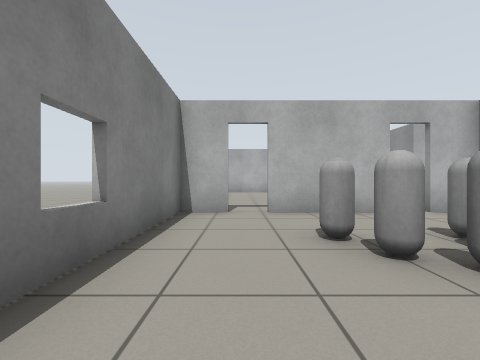
View 1 (above)

24 first-person views from a walk through a world built for the Gazebo simulator. The camera is 0.72 m above the floor, looks level and sees 90° across. The floor is counted in squares, 1 m on a side. Each view is taken from the middle of a square. On the plan, view 1 faces up. The plan holds only what a view shows up to about 9 squares ahead; the rest is blank.

View 2
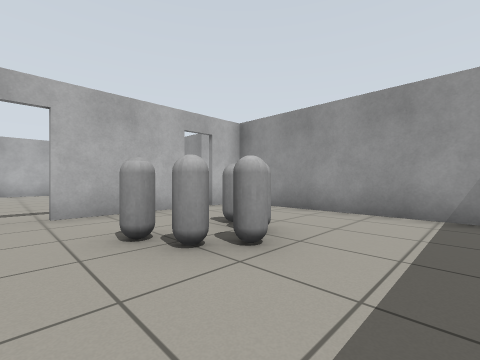

View 3
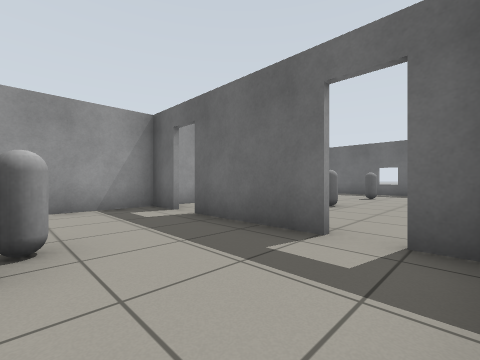

View 4
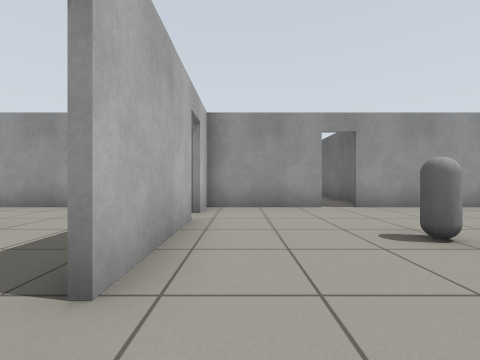

View 5
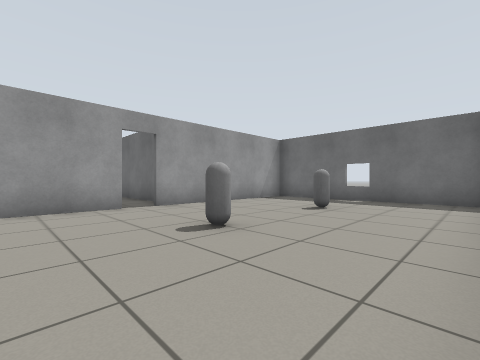

View 6
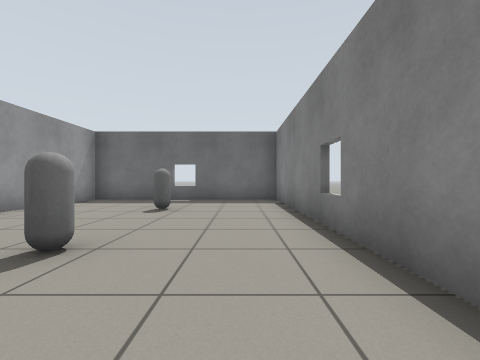

View 7
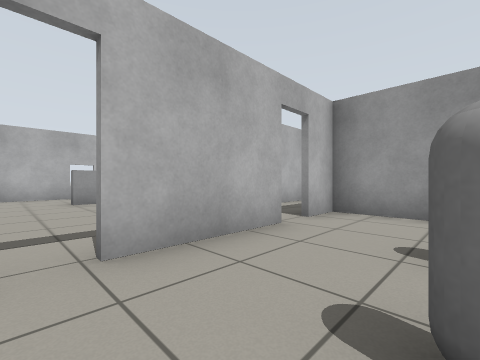

View 8
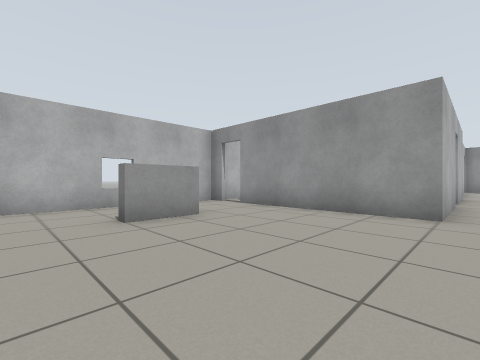

View 9
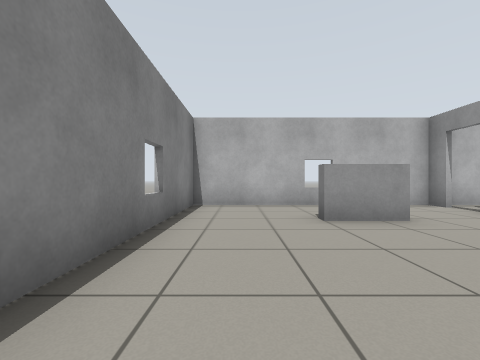

View 10
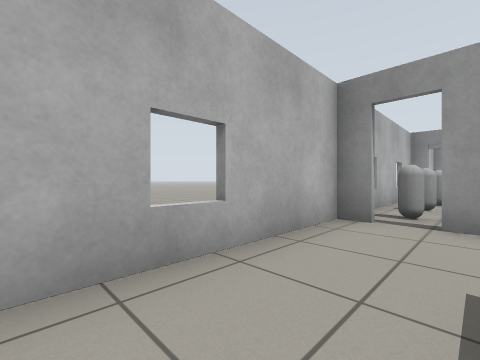

View 11
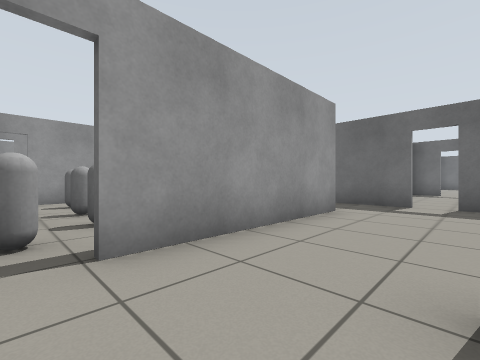

View 12
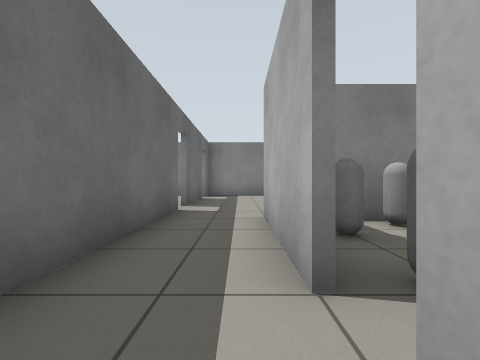

View 13
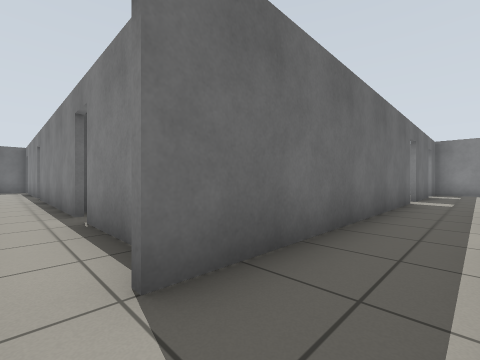

View 14
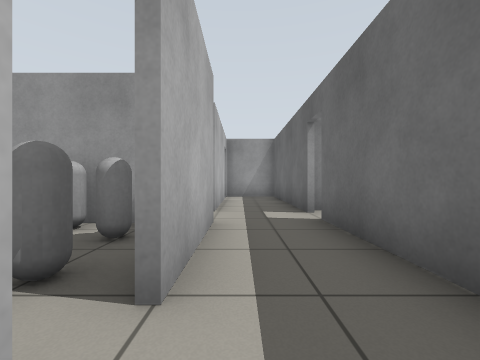

View 15
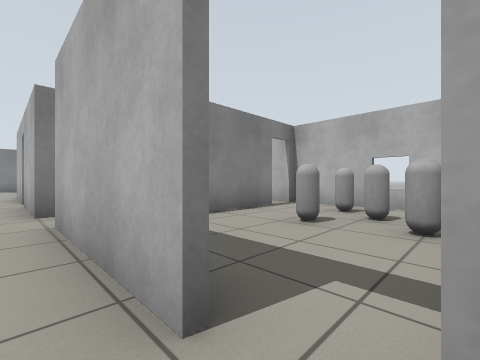

View 16
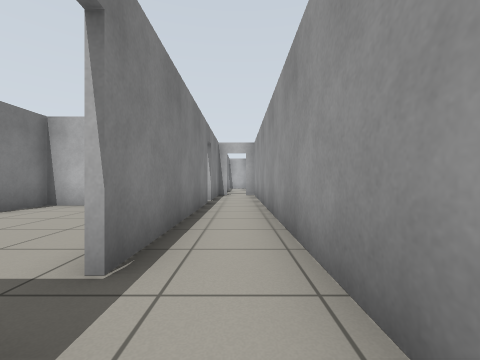

View 17
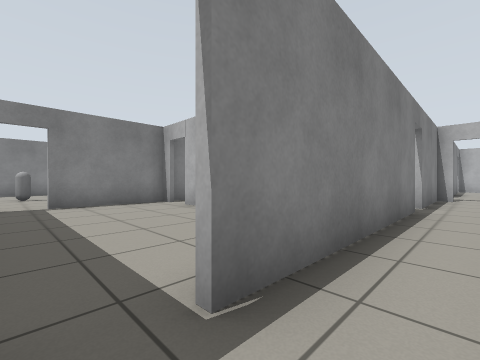

View 18
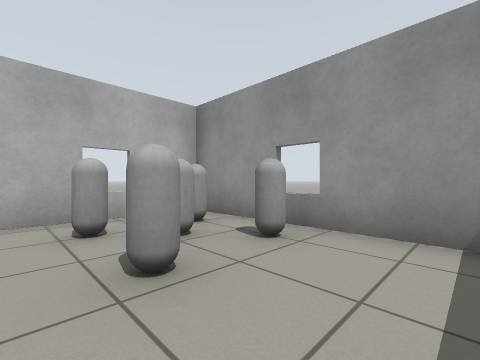

View 19
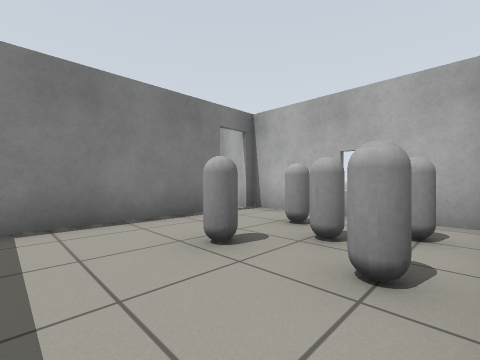

View 20
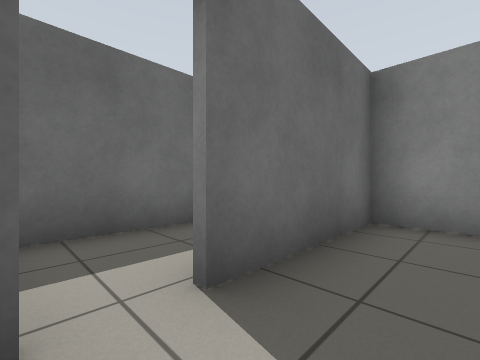

View 21
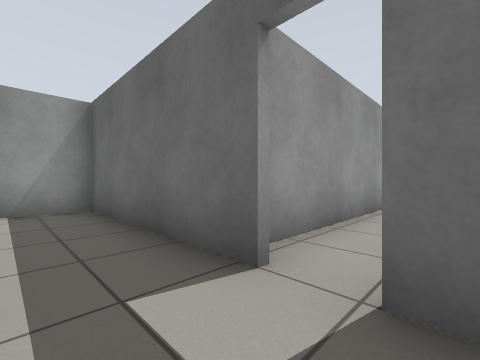

View 22
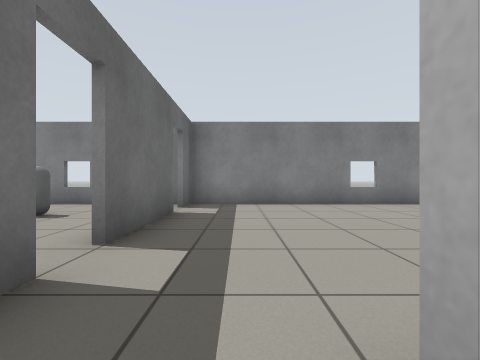

View 23
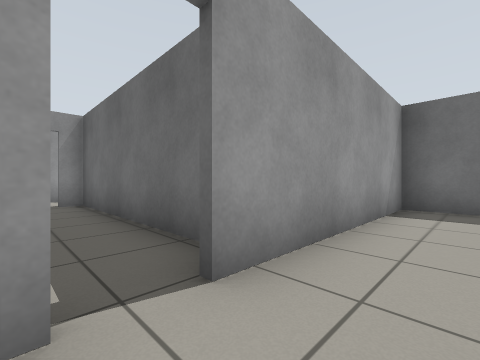

View 24
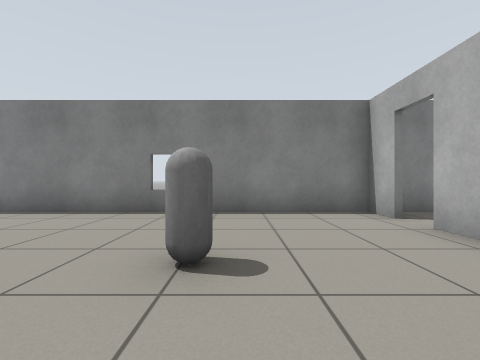

### Floor plan
Key: @ floor where view 1 was taken; # wall or solid block; . floor; D open door; = window, fence, low wall or low ledge; B grey box; T thing the floor can be seen under or through; O other object.
Columns run from 2 left of view 1 to 19 right of it. Each row starts with its distance up from view 1.
 14 #####################
 13 #......DOOO.O D.D.OO#
 12 #.......#O.OOO# #..O##
 11  ...BB..#     # #.OO##
 10 #.......O     O #....#
  9 #.......OO. OO# #....#
  8 #.......#OOOO##.###DD#
  7 #..........D.........#
  6 ##D###D########D. ####
  5 #.D...D#      #D##
  4 #......#      #.#
  3 #..O.O.#      #.#
  2  ..OOO.#      D.#
  1 #......#  ##  #.#
  0 #.@....#  #.  #.#
 -1 ##D###D#DD#.. #.#
 -2 #......# .....#.#
 -3 #......# .... T.#
 -4 #...O..D#.... D.#
 -5 #......D#.... D.#
 -6 #......########.
 -7 #......#
 -8 #...O..#
 -9 #......#
-10 #......#
-11 ####=###

Where each view was taken, in squares from view 1:
view 1: 0 up, 0 right, facing up
view 2: 0 up, 0 right, facing up-right
view 3: 2 up, 1 left, facing down-right
view 4: 2 down, 1 left, facing right
view 5: 2 down, 1 left, facing down-right
view 6: 2 down, 0 right, facing down
view 7: 3 up, 0 right, facing up-right
view 8: 7 up, 0 right, facing up-right
view 9: 7 up, 0 right, facing up
view 10: 12 up, 1 right, facing up-right
view 11: 13 up, 3 right, facing down-right
view 12: 7 up, 10 right, facing left
view 13: 7 up, 13 right, facing down-left
view 14: 7 up, 8 right, facing right
view 15: 7 up, 18 right, facing up-left
view 16: 6 down, 13 right, facing up
view 17: 5 down, 13 right, facing up-left
view 18: 9 up, 15 right, facing up-right
view 19: 9 up, 18 right, facing up-left
view 20: 9 up, 18 right, facing down-left
view 21: 7 up, 12 right, facing down-right
view 22: 7 up, 6 right, facing left
view 23: 4 down, 4 right, facing down-right
view 24: 4 down, 4 right, facing left
